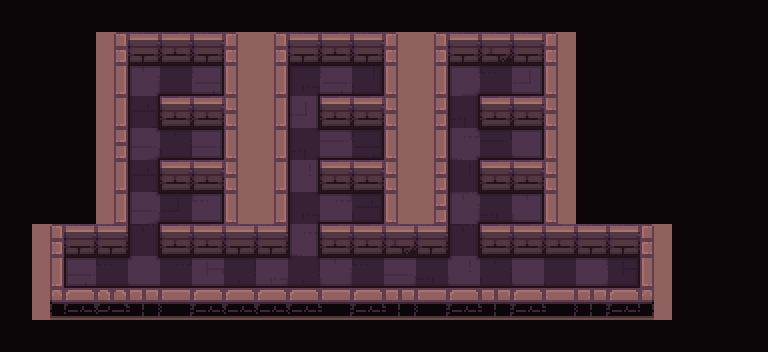

The image is a tile-based game level rendered from a .tmx file. Its description and complete source (layers, tilesets, objects, tile grids) follow:
An orthogonal 24x11 tile map with 32x32 px tiles, 5 tile layers (checkers, path, types, ground, ...) and 16 objects (10x switch, 3x spikes, frame, strategy, hero).

<map version="1.2" tiledversion="2019.03.13" orientation="orthogonal" renderorder="right-down" width="24" height="11" tilewidth="32" tileheight="32" infinite="0" nextlayerid="372" nextobjectid="176">
 <tileset firstgid="1" name="tileset" tilewidth="32" tileheight="32" spacing="2" margin="1" tilecount="200" columns="10">
  <image source="tileset.png" trans="000000" width="340" height="680" />
  <terraintypes>
   <terrain name="floor" tile="79" />
   <terrain name="wall" tile="69" />
   <terrain name="hole" tile="78" />
   <terrain name="infected" tile="77" />
  </terraintypes>
 </tileset>
 <layer id="361" name="checkers" width="24" height="11">
  <data encoding="csv">
69,0,69,0,69,0,69,0,69,0,69,0,69,0,69,0,69,0,69,0,69,0,69,0,
0,69,0,69,0,69,0,69,0,69,0,69,0,69,0,69,0,69,0,69,0,69,0,69,
69,0,69,0,69,0,69,0,69,0,69,0,69,0,69,0,69,0,69,0,69,0,69,0,
0,69,0,69,0,69,0,69,0,69,0,69,0,69,0,69,0,69,0,69,0,69,0,69,
69,0,69,0,69,0,69,0,69,0,69,0,69,0,69,0,69,0,69,0,69,0,69,0,
0,69,0,69,0,69,0,69,0,69,0,69,0,69,0,69,0,69,0,69,0,69,0,69,
69,0,69,0,69,0,69,0,69,0,69,0,69,0,69,0,69,0,69,0,69,0,69,0,
0,69,0,69,0,69,0,69,0,69,0,69,0,69,0,69,0,69,0,69,0,69,0,69,
69,0,69,0,69,0,69,0,69,0,69,0,69,0,69,0,69,0,69,0,69,0,69,0,
0,69,0,69,0,69,0,69,0,69,0,69,0,69,0,69,0,69,0,69,0,69,0,69,
69,0,69,0,69,0,69,0,69,0,69,0,69,0,69,0,69,0,69,0,69,0,69,0
</data>
 </layer>
 <objectgroup id="14" name="camera">
  <object id="12" name="frame" type="frame" x="51" y="32" width="604" height="270" />
  <object id="15" name="strategy" type="strategy" x="-6" y="40">
   <point />
  </object>
 </objectgroup>
 <layer id="362" name="path" width="24" height="11">
  <data encoding="csv">
0,0,0,0,0,0,0,0,0,0,0,0,0,0,0,0,0,0,0,0,0,0,0,0,
0,0,0,0,0,0,0,0,0,0,0,0,0,0,0,0,0,0,0,0,0,0,0,0,
0,0,0,0,80,80,80,0,0,80,80,80,0,0,80,80,80,0,0,0,0,0,0,0,
0,0,0,0,80,0,0,0,0,80,0,0,0,0,80,0,0,0,0,0,0,0,0,0,
0,0,0,0,80,80,80,0,0,80,80,80,0,0,80,80,80,0,0,0,0,0,0,0,
0,0,0,0,80,0,0,0,0,80,0,0,0,0,80,0,0,0,0,0,0,0,0,0,
0,0,0,0,80,80,80,0,0,80,80,80,0,0,80,80,80,0,0,0,0,0,0,0,
0,0,0,0,80,0,0,0,0,80,0,0,0,0,80,0,0,0,0,0,0,0,0,0,
0,0,80,80,80,80,80,80,80,80,80,80,80,80,80,80,80,80,80,80,0,0,0,0,
0,0,0,0,0,0,0,0,0,0,0,0,0,0,0,0,0,0,0,0,0,0,0,0,
0,0,0,0,0,0,0,0,0,0,0,0,0,0,0,0,0,0,0,0,0,0,0,0
</data>
 </layer>
 <objectgroup id="2" name="objects">
  <object id="33" name="hero" type="hero" x="79.3333" y="275">
   <properties>
    <property name="initialDirection" value="e" />
   </properties>
   <point />
  </object>
  <object id="163" name="switch" type="switch" x="208" y="209.333">
   <properties>
    <property name="autoDisable" type="bool" value="true" />
   </properties>
   <point />
  </object>
  <object id="164" name="switch" type="switch" x="208" y="147.333">
   <properties>
    <property name="autoDisable" type="bool" value="true" />
   </properties>
   <point />
  </object>
  <object id="165" name="switch" type="switch" x="207.333" y="79.3333">
   <properties>
    <property name="autoDisable" type="bool" value="true" />
   </properties>
   <point />
  </object>
  <object id="173" name="spikes" type="spikes" x="273.333" y="276.667">
   <properties>
    <property name="enabled" type="bool" value="true" />
    <property name="triggers" value="163,164,165" />
   </properties>
   <point />
  </object>
  <object id="166" name="switch" type="switch" x="368" y="214.666">
   <properties>
    <property name="autoDisable" type="bool" value="true" />
   </properties>
   <point />
  </object>
  <object id="167" name="switch" type="switch" x="368" y="152.666">
   <properties>
    <property name="autoDisable" type="bool" value="true" />
   </properties>
   <point />
  </object>
  <object id="168" name="switch" type="switch" x="367.333" y="84.6667">
   <properties>
    <property name="autoDisable" type="bool" value="true" />
   </properties>
   <point />
  </object>
  <object id="169" name="switch" type="switch" x="530.667" y="211.333">
   <properties>
    <property name="autoDisable" type="bool" value="true" />
   </properties>
   <point />
  </object>
  <object id="170" name="switch" type="switch" x="530.667" y="149.333">
   <properties>
    <property name="autoDisable" type="bool" value="true" />
   </properties>
   <point />
  </object>
  <object id="171" name="switch" type="switch" x="530" y="81.3333">
   <properties>
    <property name="autoDisable" type="bool" value="true" />
   </properties>
   <point />
  </object>
  <object id="172" name="switch" type="switch" x="622.667" y="276">
   <properties>
    <property name="autoDisable" type="bool" value="false" />
   </properties>
   <point />
  </object>
  <object id="174" name="spikes" type="spikes" x="432" y="276">
   <properties>
    <property name="enabled" type="bool" value="true" />
    <property name="triggers" value="166,167,168" />
   </properties>
   <point />
  </object>
  <object id="175" name="spikes" type="spikes" x="591.333" y="274.667">
   <properties>
    <property name="enabled" type="bool" value="true" />
    <property name="triggers" value="169,170,171" />
   </properties>
   <point />
  </object>
 </objectgroup>
 <layer id="369" name="types" width="24" height="11">
  <data encoding="csv">
79,79,79,79,79,79,79,79,79,79,79,79,79,79,79,79,79,79,79,79,79,79,79,79,
79,79,79,70,70,70,70,70,70,70,70,70,70,70,70,70,70,70,79,79,79,79,79,79,
79,79,79,70,80,80,80,70,70,80,80,80,70,70,80,80,80,70,79,79,79,79,79,79,
79,79,79,70,80,70,70,70,70,80,70,70,70,70,80,70,70,70,79,79,79,79,79,79,
79,79,79,70,80,80,80,70,70,80,80,80,70,70,80,80,80,70,79,79,79,79,79,79,
79,79,79,70,80,70,70,70,70,80,70,70,70,70,80,70,70,70,79,79,79,79,79,79,
79,79,79,70,80,80,80,70,70,80,80,80,70,70,80,80,80,70,79,79,79,79,79,79,
79,70,70,70,80,70,70,70,70,80,70,70,70,70,80,70,70,70,70,70,70,79,79,79,
79,70,80,80,80,80,80,80,80,80,80,80,80,80,80,80,80,80,80,80,70,79,79,79,
79,70,70,70,70,70,70,70,70,70,70,70,70,70,70,70,70,70,70,70,70,79,79,79,
79,79,79,79,79,79,79,79,79,79,79,79,79,79,79,79,79,79,79,79,79,79,79,79
</data>
 </layer>
 <layer id="370" name="ground" width="24" height="11">
  <data encoding="csv">
0,0,0,0,0,0,0,0,0,0,0,0,0,0,0,0,0,0,0,0,0,0,0,0,
0,0,0,1,2,3,2,6,1,2,3,2,6,1,2,4,2,6,0,0,0,0,0,0,
0,0,0,11,143,19,152,36,11,27,152,40,36,11,131,10,151,36,0,0,0,0,0,0,
0,0,0,11,39,3,3,26,11,151,3,3,26,21,30,3,3,26,0,0,0,0,0,0,
0,0,0,21,123,29,123,36,11,30,142,38,36,11,121,28,134,36,0,0,0,0,0,0,
0,0,0,11,39,3,3,26,11,154,3,3,26,21,40,3,3,26,0,0,0,0,0,0,
0,0,0,11,123,37,124,36,11,27,121,39,36,21,143,30,143,36,0,0,0,0,0,0,
0,1,2,2,29,3,3,5,2,121,3,3,4,2,29,3,3,3,2,2,6,0,0,0,
0,31,152,10,134,7,132,8,141,8,143,10,123,30,154,29,134,20,131,18,36,0,0,0,
0,41,42,43,53,52,42,42,42,42,52,42,53,52,42,53,42,52,53,45,46,0,0,0,
0,0,0,0,0,0,0,0,0,0,0,0,0,0,0,0,0,0,0,0,0,0,0,0
</data>
 </layer>
 <layer id="371" name="floor_shadow" width="24" height="11">
  <data encoding="csv">
0,0,0,0,0,0,0,0,0,0,0,0,0,0,0,0,0,0,0,0,0,0,0,0,
0,0,0,0,0,0,0,0,0,0,0,0,0,0,0,0,0,0,0,0,0,0,0,0,
0,0,0,0,81,65,76,0,0,81,65,76,0,0,81,65,76,0,0,0,0,0,0,0,
0,0,0,0,66,0,0,0,0,66,0,0,0,0,66,0,0,0,0,0,0,0,0,0,
0,0,0,0,86,65,76,0,0,86,65,76,0,0,86,65,76,0,0,0,0,0,0,0,
0,0,0,0,66,0,0,0,0,66,0,0,0,0,66,0,0,0,0,0,0,0,0,0,
0,0,0,0,86,65,76,0,0,86,65,76,0,0,86,65,76,0,0,0,0,0,0,0,
0,0,0,0,66,0,0,0,0,66,0,0,0,0,66,0,0,0,0,0,0,0,0,0,
0,0,77,65,89,65,65,65,65,89,65,65,65,65,89,65,65,65,65,76,0,0,0,0,
0,0,0,0,0,0,0,0,0,0,0,0,0,0,0,0,0,0,0,0,0,0,0,0,
0,0,0,0,0,0,0,0,0,0,0,0,0,0,0,0,0,0,0,0,0,0,0,0
</data>
 </layer>
</map>
